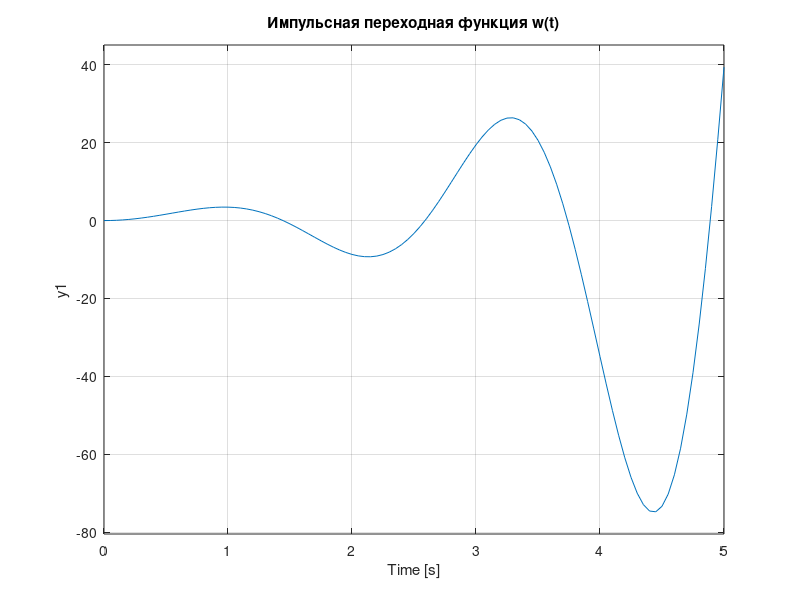
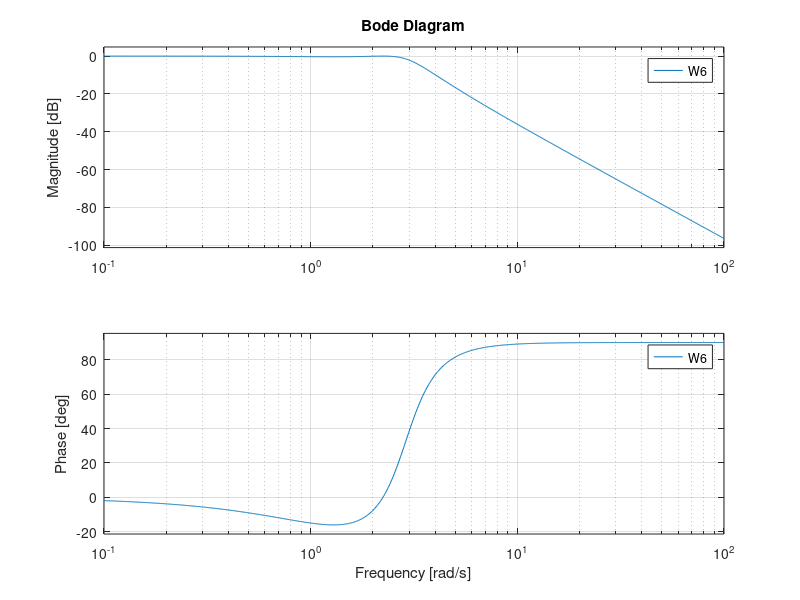
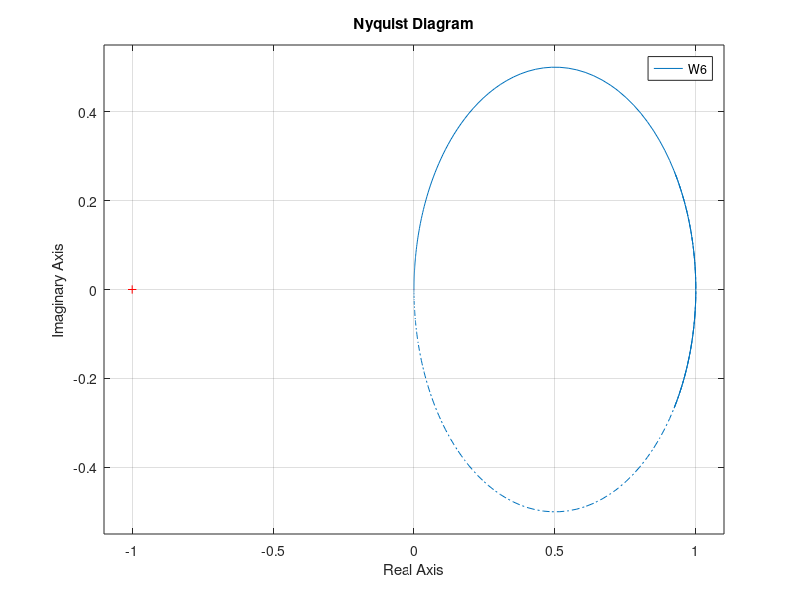

Write MATLAB code to recreate these figures, in order.
%% Вопрос 6.3. Передаточная функция и модель в пространстве состояний
%  Часть 1: пример из методички   6y''' + 4y'' + y' + 3y = 2u' + 5u
%  Часть 2: уравнение варианта 6  x''' + 0*x'' + 5x' + 15x = 15y
%  Часть 3: характеристики варианта 6 (Приложение А: pole, zero, step, impulse, bode, nyquist)
%  Нужен Control System Toolbox (tf, ss, pole, zero, step, ...).

clear; clc; close all;

%% ================= ЧАСТЬ 1. Пример из методички =================
% Преобразование Лапласа при нулевых НУ (d/dt <-> s):
%   (6s^3 + 4s^2 + s + 3) Y(s) = (2s + 5) U(s)
num1 = [2 5];
den1 = [6 4 1 3];
W1 = tf(num1, den1)                 % W(s) = (2s + 5) / (6s^3 + 4s^2 + s + 3)

p1 = pole(W1)                       % полюса:  -1  и  (1 +/- j*sqrt(17))/6
z1 = zero(W1)                       % ноль:    -2.5
fprintf('Гурвиц (кубический): a2*a1 - a3*a0 = %g, устойчива: %d\n\n', ...
        4*1 - 6*3, all(real(p1) < 0));

% Пространство состояний (каноническая управляемая форма).
% Вводим вспомогательную переменную z:   6z''' + 4z'' + z' + 3z = u,   y = 5z + 2z'
% Тогда x1 = z, x2 = z', x3 = z'':
%   x1' = x2
%   x2' = x3
%   x3' = (-3*x1 - 1*x2 - 4*x3 + u) / 6
%   y   = 5*x1 + 2*x2
A1 = [0, 1, 0;
      0, 0, 1;
      -den1(4)/den1(1), -den1(3)/den1(1), -den1(2)/den1(1)];
B1 = [0; 0; 1/den1(1)];
C1 = [num1(2), num1(1), 0];
D1 = 0;
disp('Матрицы модели x'' = A*x + B*u,  y = C*x + D*u :');
A1, B1, C1, D1
sys1 = ss(A1, B1, C1, D1);

Wcheck1 = tf(sys1)                  % совпадает с W1 (числитель и знаменатель поделены на 6)

%% ================= ЧАСТЬ 2. Вариант 6 =================
a0 = 15;  a1 = 5;  a2 = 0;  a3 = 1;  b = 15;

% Передаточная функция W(s) = X(s)/Y(s) при нулевых НУ:
%   (a3*s^3 + a2*s^2 + a1*s + a0) X(s) = b Y(s)
den6 = [a3 a2 a1 a0];
num6 = b;
W6 = tf(num6, den6)                 % W(s) = 15 / (s^3 + 5s + 15)

p6 = pole(W6)                       % -1.8114,  0.9057 +/- 2.7314i
z6 = zero(W6)                       % нулей нет (пустой вектор)

% Пространство состояний: x1 = x, x2 = x', x3 = x''
%   x1' = x2;   x2' = x3;   x3' = (b*y - a0*x1 - a1*x2 - a2*x3)/a3;   выход = x1
A6 = [0, 1, 0;
      0, 0, 1;
      -a0/a3, -a1/a3, -a2/a3];
B6 = [0; 0; b/a3];
C6 = [1, 0, 0];
D6 = 0;
disp('Вариант 6: матрицы модели x'' = A*x + B*y,  выход = C*x + D*y :');
A6, B6, C6, D6
sys6 = ss(A6, B6, C6, D6);

Wcheck6 = tf(sys6)                  % должна совпасть с W6
eigA6 = eig(A6)                     % собственные числа A = полюса W(s)

% Критерий Гурвица для a3*s^3 + a2*s^2 + a1*s + a0:  все ai > 0 и a2*a1 > a3*a0
hur = a2*a1 - a3*a0;
fprintf('Гурвиц: a2*a1 - a3*a0 = %g\n', hur);
if all(real(p6) < 0)
    disp('Вариант 6: система устойчива.');
else
    disp('Вариант 6: система НЕУСТОЙЧИВА (a2 = 0 и a2*a1 < a3*a0).');
end
fprintf('Статический коэффициент передачи W(0) = %g\n', b/a0);

%% ================= ЧАСТЬ 3. Характеристики варианта 6 =================
Tend = 5;

figure('Name', 'Вариант 6: h(t) и w(t)', 'NumberTitle', 'off');
subplot(1, 2, 1);
step(W6, Tend);     grid on;  title('Переходная характеристика h(t)');
subplot(1, 2, 2);
impulse(W6, Tend);  grid on;  title('Импульсная переходная функция w(t)');

figure('Name', 'Вариант 6: ЛАЧХ и ЛФЧХ', 'NumberTitle', 'off');
bode(W6);           grid on;

figure('Name', 'Вариант 6: АФЧХ (Найквист)', 'NumberTitle', 'off');
nyquist(W6);        grid on;

% Интерактивный обозреватель из методички:
%   ltiview(W6)                  - в старых версиях MATLAB
%   linearSystemAnalyzer(W6)     - в новых версиях
